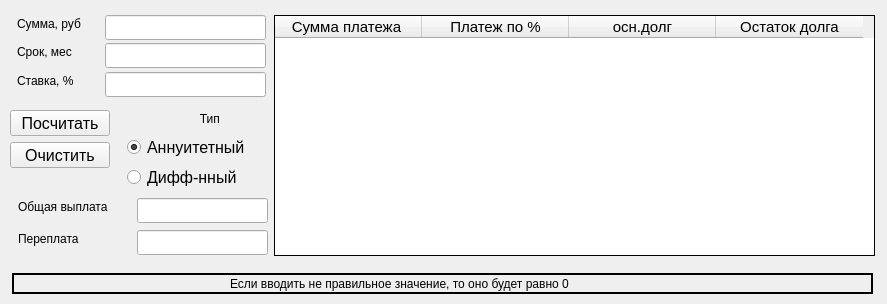
<?xml version="1.0" encoding="UTF-8"?>
<ui version="4.0">
 <class>Credit</class>
 <widget class="QWidget" name="Credit">
  <property name="windowModality">
   <enum>Qt::NonModal</enum>
  </property>
  <property name="geometry">
   <rect>
    <x>0</x>
    <y>0</y>
    <width>887</width>
    <height>304</height>
   </rect>
  </property>
  <property name="sizePolicy">
   <sizepolicy hsizetype="Fixed" vsizetype="Fixed">
    <horstretch>0</horstretch>
    <verstretch>0</verstretch>
   </sizepolicy>
  </property>
  <property name="windowTitle">
   <string>Credit</string>
  </property>
  <widget class="QLabel" name="label_7">
   <property name="geometry">
    <rect>
     <x>12</x>
     <y>273</y>
     <width>861</width>
     <height>21</height>
    </rect>
   </property>
   <property name="frameShape">
    <enum>QFrame::WinPanel</enum>
   </property>
   <property name="text">
    <string>                                                                Если вводить не правильное значение, то оно будет равно 0</string>
   </property>
   <property name="textFormat">
    <enum>Qt::PlainText</enum>
   </property>
   <property name="scaledContents">
    <bool>false</bool>
   </property>
  </widget>
  <widget class="QTableWidget" name="tableWidget">
   <property name="enabled">
    <bool>true</bool>
   </property>
   <property name="geometry">
    <rect>
     <x>274</x>
     <y>15</y>
     <width>601</width>
     <height>241</height>
    </rect>
   </property>
   <property name="font">
    <font>
     <pointsize>11</pointsize>
    </font>
   </property>
   <property name="mouseTracking">
    <bool>false</bool>
   </property>
   <property name="acceptDrops">
    <bool>false</bool>
   </property>
   <property name="frameShape">
    <enum>QFrame::Box</enum>
   </property>
   <property name="frameShadow">
    <enum>QFrame::Plain</enum>
   </property>
   <property name="horizontalScrollBarPolicy">
    <enum>Qt::ScrollBarAlwaysOff</enum>
   </property>
   <property name="autoScroll">
    <bool>true</bool>
   </property>
   <property name="autoScrollMargin">
    <number>16</number>
   </property>
   <property name="showGrid">
    <bool>true</bool>
   </property>
   <property name="gridStyle">
    <enum>Qt::SolidLine</enum>
   </property>
   <property name="sortingEnabled">
    <bool>false</bool>
   </property>
   <property name="columnCount">
    <number>4</number>
   </property>
   <attribute name="horizontalHeaderVisible">
    <bool>true</bool>
   </attribute>
   <attribute name="horizontalHeaderCascadingSectionResizes">
    <bool>false</bool>
   </attribute>
   <attribute name="horizontalHeaderMinimumSectionSize">
    <number>50</number>
   </attribute>
   <attribute name="horizontalHeaderDefaultSectionSize">
    <number>147</number>
   </attribute>
   <attribute name="horizontalHeaderShowSortIndicator" stdset="0">
    <bool>false</bool>
   </attribute>
   <attribute name="horizontalHeaderStretchLastSection">
    <bool>false</bool>
   </attribute>
   <column>
    <property name="text">
     <string comment="12">Сумма платежа	</string>
    </property>
    <property name="font">
     <font>
      <pointsize>11</pointsize>
     </font>
    </property>
    <property name="background">
     <color>
      <red>153</red>
      <green>193</green>
      <blue>241</blue>
     </color>
    </property>
   </column>
   <column>
    <property name="text">
     <string>Платеж по %</string>
    </property>
    <property name="font">
     <font>
      <family>Ubuntu</family>
      <italic>false</italic>
      <bold>false</bold>
     </font>
    </property>
    <property name="background">
     <color>
      <red>153</red>
      <green>193</green>
      <blue>241</blue>
     </color>
    </property>
   </column>
   <column>
    <property name="text">
     <string>осн.долг</string>
    </property>
    <property name="background">
     <color>
      <red>153</red>
      <green>193</green>
      <blue>241</blue>
     </color>
    </property>
   </column>
   <column>
    <property name="text">
     <string>Остаток долга</string>
    </property>
    <property name="background">
     <color>
      <red>153</red>
      <green>193</green>
      <blue>241</blue>
     </color>
    </property>
   </column>
  </widget>
  <widget class="QLabel" name="label_6">
   <property name="geometry">
    <rect>
     <x>18</x>
     <y>230</y>
     <width>77</width>
     <height>17</height>
    </rect>
   </property>
   <property name="frameShape">
    <enum>QFrame::NoFrame</enum>
   </property>
   <property name="text">
    <string>Переплата</string>
   </property>
  </widget>
  <widget class="QLineEdit" name="total">
   <property name="geometry">
    <rect>
     <x>137</x>
     <y>198</y>
     <width>131</width>
     <height>25</height>
    </rect>
   </property>
   <property name="font">
    <font>
     <pointsize>12</pointsize>
    </font>
   </property>
   <property name="readOnly">
    <bool>false</bool>
   </property>
  </widget>
  <widget class="QLineEdit" name="overpayment">
   <property name="geometry">
    <rect>
     <x>137</x>
     <y>230</y>
     <width>131</width>
     <height>25</height>
    </rect>
   </property>
   <property name="font">
    <font>
     <pointsize>12</pointsize>
    </font>
   </property>
   <property name="maxLength">
    <number>32771</number>
   </property>
   <property name="frame">
    <bool>true</bool>
   </property>
   <property name="readOnly">
    <bool>false</bool>
   </property>
  </widget>
  <widget class="QLabel" name="label_5">
   <property name="geometry">
    <rect>
     <x>18</x>
     <y>198</y>
     <width>113</width>
     <height>17</height>
    </rect>
   </property>
   <property name="frameShape">
    <enum>QFrame::NoFrame</enum>
   </property>
   <property name="text">
    <string>Общая выплата</string>
   </property>
  </widget>
  <widget class="QLineEdit" name="percent">
   <property name="geometry">
    <rect>
     <x>105</x>
     <y>72</y>
     <width>161</width>
     <height>25</height>
    </rect>
   </property>
   <property name="sizePolicy">
    <sizepolicy hsizetype="Fixed" vsizetype="Fixed">
     <horstretch>0</horstretch>
     <verstretch>0</verstretch>
    </sizepolicy>
   </property>
   <property name="readOnly">
    <bool>false</bool>
   </property>
  </widget>
  <widget class="QLabel" name="label_3">
   <property name="geometry">
    <rect>
     <x>17</x>
     <y>72</y>
     <width>75</width>
     <height>17</height>
    </rect>
   </property>
   <property name="frameShape">
    <enum>QFrame::NoFrame</enum>
   </property>
   <property name="text">
    <string>Ставка, %  </string>
   </property>
  </widget>
  <widget class="QLineEdit" name="summ">
   <property name="enabled">
    <bool>true</bool>
   </property>
   <property name="geometry">
    <rect>
     <x>105</x>
     <y>15</y>
     <width>161</width>
     <height>25</height>
    </rect>
   </property>
   <property name="sizePolicy">
    <sizepolicy hsizetype="Fixed" vsizetype="Fixed">
     <horstretch>0</horstretch>
     <verstretch>0</verstretch>
    </sizepolicy>
   </property>
   <property name="readOnly">
    <bool>false</bool>
   </property>
  </widget>
  <widget class="QLabel" name="label">
   <property name="geometry">
    <rect>
     <x>17</x>
     <y>43</y>
     <width>69</width>
     <height>17</height>
    </rect>
   </property>
   <property name="frameShape">
    <enum>QFrame::NoFrame</enum>
   </property>
   <property name="text">
    <string>Срок, мес</string>
   </property>
  </widget>
  <widget class="QLineEdit" name="month">
   <property name="geometry">
    <rect>
     <x>105</x>
     <y>43</y>
     <width>161</width>
     <height>25</height>
    </rect>
   </property>
   <property name="sizePolicy">
    <sizepolicy hsizetype="Fixed" vsizetype="Fixed">
     <horstretch>0</horstretch>
     <verstretch>0</verstretch>
    </sizepolicy>
   </property>
   <property name="readOnly">
    <bool>false</bool>
   </property>
  </widget>
  <widget class="QLabel" name="label_4">
   <property name="geometry">
    <rect>
     <x>17</x>
     <y>15</y>
     <width>82</width>
     <height>17</height>
    </rect>
   </property>
   <property name="frameShape">
    <enum>QFrame::NoFrame</enum>
   </property>
   <property name="text">
    <string>Сумма, руб </string>
   </property>
  </widget>
  <widget class="QRadioButton" name="ann">
   <property name="geometry">
    <rect>
     <x>127</x>
     <y>135</y>
     <width>127</width>
     <height>24</height>
    </rect>
   </property>
   <property name="font">
    <font>
     <pointsize>12</pointsize>
    </font>
   </property>
   <property name="text">
    <string>Аннуитетный</string>
   </property>
   <property name="checked">
    <bool>true</bool>
   </property>
  </widget>
  <widget class="QPushButton" name="clear">
   <property name="geometry">
    <rect>
     <x>10</x>
     <y>142</y>
     <width>100</width>
     <height>26</height>
    </rect>
   </property>
   <property name="sizePolicy">
    <sizepolicy hsizetype="Fixed" vsizetype="Fixed">
     <horstretch>0</horstretch>
     <verstretch>0</verstretch>
    </sizepolicy>
   </property>
   <property name="minimumSize">
    <size>
     <width>100</width>
     <height>0</height>
    </size>
   </property>
   <property name="font">
    <font>
     <pointsize>12</pointsize>
    </font>
   </property>
   <property name="text">
    <string>Очистить</string>
   </property>
  </widget>
  <widget class="QPushButton" name="calc">
   <property name="geometry">
    <rect>
     <x>10</x>
     <y>110</y>
     <width>100</width>
     <height>26</height>
    </rect>
   </property>
   <property name="sizePolicy">
    <sizepolicy hsizetype="Fixed" vsizetype="Fixed">
     <horstretch>0</horstretch>
     <verstretch>0</verstretch>
    </sizepolicy>
   </property>
   <property name="minimumSize">
    <size>
     <width>100</width>
     <height>0</height>
    </size>
   </property>
   <property name="font">
    <font>
     <pointsize>12</pointsize>
    </font>
   </property>
   <property name="text">
    <string>Посчитать</string>
   </property>
  </widget>
  <widget class="QLabel" name="label_2">
   <property name="geometry">
    <rect>
     <x>120</x>
     <y>110</y>
     <width>108</width>
     <height>17</height>
    </rect>
   </property>
   <property name="focusPolicy">
    <enum>Qt::NoFocus</enum>
   </property>
   <property name="contextMenuPolicy">
    <enum>Qt::DefaultContextMenu</enum>
   </property>
   <property name="acceptDrops">
    <bool>false</bool>
   </property>
   <property name="toolTipDuration">
    <number>-1</number>
   </property>
   <property name="layoutDirection">
    <enum>Qt::LeftToRight</enum>
   </property>
   <property name="autoFillBackground">
    <bool>false</bool>
   </property>
   <property name="frameShape">
    <enum>QFrame::NoFrame</enum>
   </property>
   <property name="frameShadow">
    <enum>QFrame::Plain</enum>
   </property>
   <property name="lineWidth">
    <number>1</number>
   </property>
   <property name="text">
    <string>                        Тип</string>
   </property>
   <property name="textFormat">
    <enum>Qt::PlainText</enum>
   </property>
   <property name="scaledContents">
    <bool>false</bool>
   </property>
   <property name="wordWrap">
    <bool>false</bool>
   </property>
  </widget>
  <widget class="QRadioButton" name="dif">
   <property name="geometry">
    <rect>
     <x>127</x>
     <y>165</y>
     <width>203</width>
     <height>24</height>
    </rect>
   </property>
   <property name="font">
    <font>
     <pointsize>12</pointsize>
    </font>
   </property>
   <property name="text">
    <string>Дифф-нный</string>
   </property>
  </widget>
 </widget>
 <tabstops>
  <tabstop>tableWidget</tabstop>
  <tabstop>month</tabstop>
  <tabstop>percent</tabstop>
  <tabstop>calc</tabstop>
  <tabstop>clear</tabstop>
  <tabstop>ann</tabstop>
  <tabstop>dif</tabstop>
  <tabstop>total</tabstop>
  <tabstop>summ</tabstop>
  <tabstop>overpayment</tabstop>
 </tabstops>
 <resources/>
 <connections/>
</ui>
